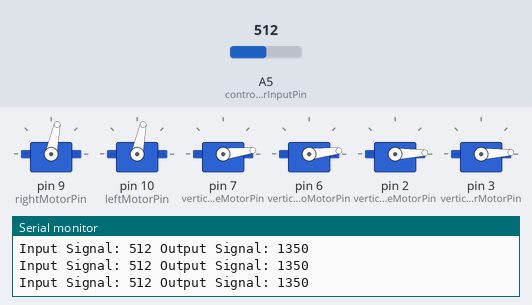
A sketch run on a simulated Arduino Uno, built with avr-gcc and run on an emulated ATmega328P. Parts: 6 × servo, the last lines printed to the serial monitor. The inputs (shaded band) are chosen by the test bench; at power-on: A5 (controllerInputPin) = 512.

Above: at 1.2 s.
1.3 s: A5 (controllerInputPin) set to 250
At 1.9 s:
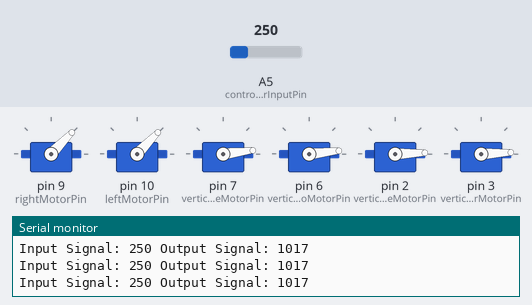
2.8 s: A5 (controllerInputPin) set to 229
At 4.1 s:
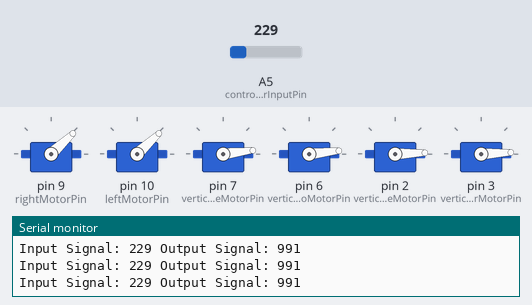
5.8 s: A5 (controllerInputPin) set to 110
At 6.5 s:
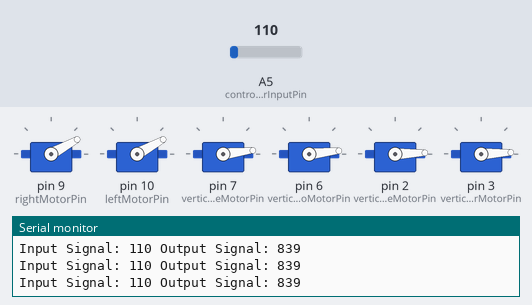
7.3 s: A5 (controllerInputPin) set to 88
At 8.8 s:
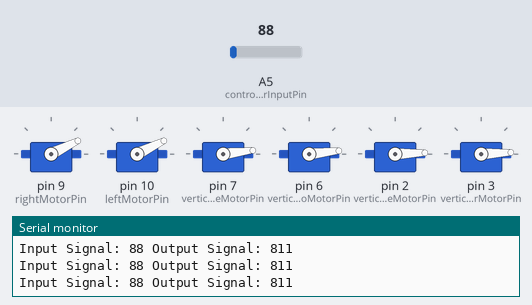
10.3 s: A5 (controllerInputPin) set to 716
At 11.3 s:
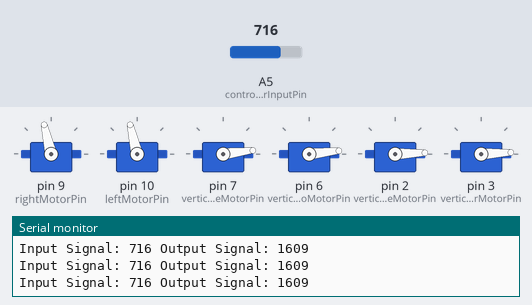
11.8 s: A5 (controllerInputPin) set to 986
At 12.3 s:
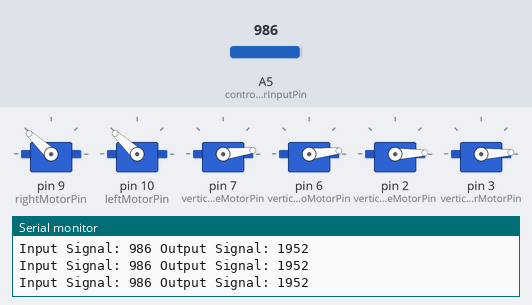
13.3 s: A5 (controllerInputPin) set to 1007
Timing chart, 0 to 16.3 s (numbered marks = the images above; inputs shaded):
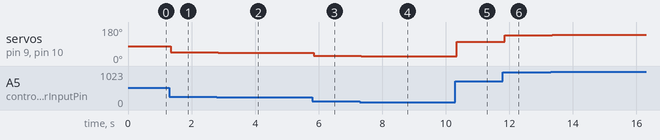

The sketch:

motor_calib2.ino
```cpp
#include <Servo.h>

const int controllerInputPin = 5;
const int rightMotorPin = 9;
const int leftMotorPin = 10;
const int verticaloneMotorPin = 7;
const int verticaltwoMotorPin = 6;
const int verticalthreeMotorPin = 2;
const int verticalfourMotorPin = 3;

int controllerInput;
int controllerOutput;

Servo rightMotor;
Servo leftMotor;
Servo verticaloneMotor;
Servo verticaltwoMotor;
Servo verticalthreeMotor;
Servo verticalfourMotor;

void setup() {
  pinMode(rightMotorPin, OUTPUT);
  pinMode(leftMotorPin, OUTPUT);
  pinMode(verticaloneMotorPin, OUTPUT);
  pinMode(verticaltwoMotorPin, OUTPUT);
  pinMode(verticalfourMotorPin, OUTPUT);
  pinMode(verticalthreeMotorPin, OUTPUT);

  Serial.begin(9600);

  rightMotor.attach(rightMotorPin);
  leftMotor.attach(leftMotorPin);
  verticaloneMotor.attach(verticaloneMotorPin);
  verticaltwoMotor.attach(verticaltwoMotorPin);
  verticalthreeMotor.attach(verticalthreeMotorPin);
  verticalfourMotor.attach(verticalfourMotorPin);


}

void loop() {
  controllerInput = analogRead(controllerInputPin);
  controllerOutput = map(controllerInput, 0, 1023, 700, 2000);


  Serial.print("Input Signal: ");
  Serial.print(controllerInput);
  Serial.print(" ");
  Serial.print("Output Signal: ");
  Serial.print(controllerOutput);
  Serial.print(" ");
  Serial.println();
  rightMotor.write(controllerOutput);
  leftMotor.write(controllerOutput);
  verticaloneMotor.write(verticaloneMotorPin);
  verticaltwoMotor.write(verticaltwoMotorPin);
  verticalthreeMotor.write(verticalthreeMotorPin);
  verticalfourMotor.write(verticalfourMotorPin);
}
```

Measured:
- after the input at 1.3 s, servo on pin 9 (rightMotorPin), servo on pin 10 (leftMotorPin): 78° → 46° after 0.05 s
- after the input at 2.8 s, servo on pin 9 (rightMotorPin), servo on pin 10 (leftMotorPin): 46° → 43° at once
- after the input at 5.8 s, servo on pin 9 (rightMotorPin), servo on pin 10 (leftMotorPin): 43° → 29° after 0.05 s
- after the input at 7.3 s, servo on pin 9 (rightMotorPin), servo on pin 10 (leftMotorPin): 29° → 26° after 0.05 s
- after the input at 10.3 s, servo on pin 9 (rightMotorPin), servo on pin 10 (leftMotorPin): 26° → 103° after 0.05 s
- after the input at 11.8 s, servo on pin 9 (rightMotorPin), servo on pin 10 (leftMotorPin): 103° → 137° after 0.05 s
- after the input at 13.3 s, servo on pin 9 (rightMotorPin), servo on pin 10 (leftMotorPin): 137° → 139° after 0.05 s
